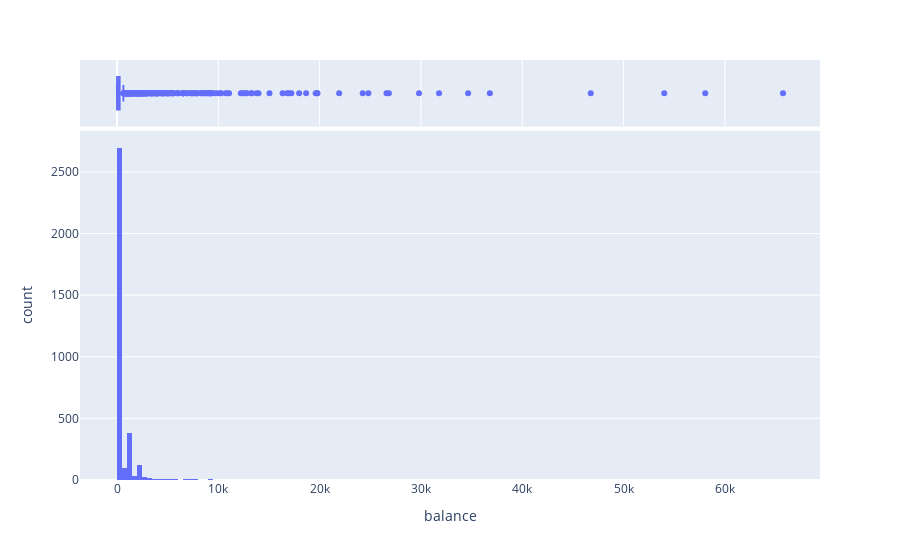

The notebook cell saved with this chart:
### Markdown cell above
### Plot the xMETRIC LeaderBoard Results

### Code cell
full_leaderboard_result_set = sdk.query(leaderboard_sql_query)

import pandas as pd
import plotly.express as px

df = pd.DataFrame(full_leaderboard_result_set.records)

fig = px.histogram(df, x="balance", marginal="box", hover_data=df.columns, nbins=200)

fig.show()

### Figure 1 — Plotly figure (JSON) as saved in the notebook; plotly's stock layout.template omitted (floating-point values rounded to 4 significant figures; data arrays with more than 128 entries replaced by an {"elided": "..."} marker saying what was removed)
{"data": [{"alignmentgroup": "True", "bingroup": "x", "hovertemplate": "balance=%{x}<br>count=%{y}<extra></extra>", "legendgroup": "", "marker": {"color": "#636efa", "pattern": {"shape": ""}}, "name": "", "nbinsx": 200, "offsetgroup": "", "orientation": "v", "showlegend": false, "type": "histogram", "x": {"elided": "3483 int values"}, "xaxis": "x", "yaxis": "y"}, {"alignmentgroup": "True", "customdata": {"elided": "3483x2 mixed values"}, "hovertemplate": "balance=%{x}<br>participant_addr=%{customdata[0]}<br>__row_index=%{customdata[1]}<extra></extra>", "legendgroup": "", "marker": {"color": "#636efa"}, "name": "", "notched": true, "offsetgroup": "", "showlegend": false, "type": "box", "x": {"elided": "3483 int values"}, "xaxis": "x2", "yaxis": "y2"}], "layout": {"barmode": "relative", "legend": {"tracegroupgap": 0}, "margin": {"t": 60}, "xaxis": {"anchor": "y", "domain": [0, 1], "title": {"text": "balance"}}, "xaxis2": {"anchor": "y2", "domain": [0, 1], "matches": "x", "showgrid": true, "showticklabels": false}, "yaxis": {"anchor": "x", "domain": [0, 0.8316], "title": {"text": "count"}}, "yaxis2": {"anchor": "x2", "domain": [0.8416, 1], "matches": "y2", "showgrid": false, "showline": false, "showticklabels": false, "ticks": ""}}}
